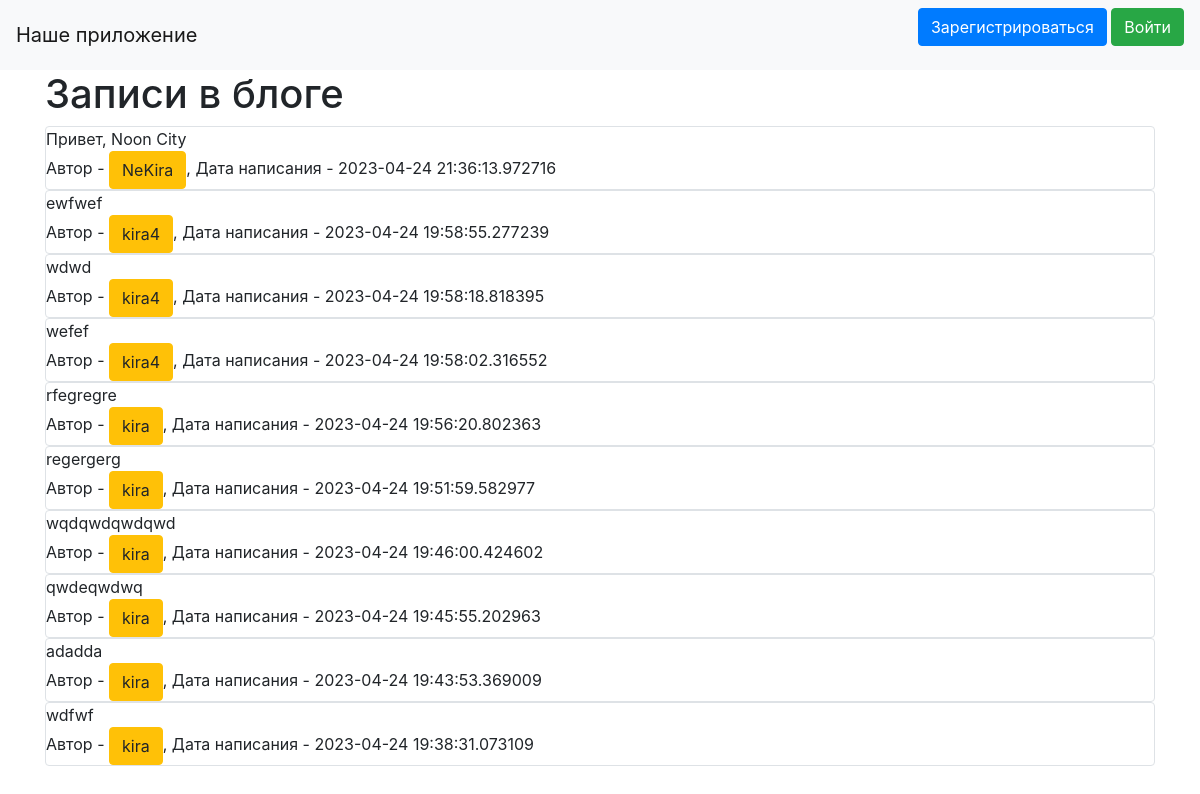
/index, run on the app's committed database.
### data/news.py (models this page shows)
class News(SqlAlchemyBase):
    __tablename__ = 'news'
    id = sqlalchemy.Column(sqlalchemy.Integer,
                           primary_key=True, autoincrement=True)
    content = sqlalchemy.Column(sqlalchemy.String, nullable=True)
    created_date = sqlalchemy.Column(sqlalchemy.DateTime,
                                     default=datetime.datetime.now)
    user_id = sqlalchemy.Column(sqlalchemy.Integer,
                                sqlalchemy.ForeignKey("citizens.id"))
    user = orm.relationship('User')

### data/users.py (models this page shows, shortened)
class User(SqlAlchemyBase, UserMixin):
    __tablename__ = 'citizens'
    id = sqlalchemy.Column(sqlalchemy.Integer,
                           primary_key=True, autoincrement=True)
    name = sqlalchemy.Column(sqlalchemy.String, index=True, nullable=True)
    email = sqlalchemy.Column(sqlalchemy.String,
                              index=True, nullable=True) #, unique=True)
    hashed_password = sqlalchemy.Column(sqlalchemy.String, nullable=True)
    sex = sqlalchemy.Column(sqlalchemy.String, nullable=True)
    job = sqlalchemy.Column(sqlalchemy.String, nullable=True)
    reputation = sqlalchemy.Column(sqlalchemy.String, nullable=True)
    gun = sqlalchemy.Column(sqlalchemy.String, nullable=True)
    news = orm.relationship("News", back_populates='user')

### server.py (the view)
@app.route('/')
@app.route('/index')
def index():
    db_sess = db_session.create_session()
    param = {}
    param['title'] = 'Новости Noon City'
    param['news'] = db_sess.query(News)[::-1]
    if current_user.is_authenticated:
        pass
    else:
        pass  #  тут нужно убрать у зареганного ползователя кнопки войти и зарегаться, и заменить их на оставить запись
    return render_template('index.html', **param)

### data/db_session.py (called while the page is built)
def create_session() -> Session:
    global __factory
    return __factory()

### templates/index.html (shortened to what this page needs)
{% extends "base.html" %}
{% block content %}
<h1>Записи в блоге<br>
    </h1>
{% for item in news%}
<div class="col-md6 border rounded">
    <div>
        {{item.content}}
    </div>
    <div>
        Автор - <a href="/profile/{{ item.user_id }}" class="btn btn-warning">
        {{ item.user.name }}
    </a>, Дата написания - {{item.created_date}}
    </div>
</div>
{% endfor %}
{% endblock %}

### templates/base.html (shortened to what this page needs)
<!doctype html>
<html lang="en">
<head>
    <link rel="stylesheet"
          href="https://stackpath.bootstrapcdn.com/bootstrap/4.4.1/css/bootstrap.min.css"
>
</head>
<body>
<header>
    <nav class="navbar navbar-light bg-light">
        <a class="navbar-brand" href="#">Наше приложение</a>
        {% if current_user.is_authenticated %}
        <a class="navbar-brand" href="/logout">{{ current_user.name }}</a>
        {% else %}
        <p>
            <a class="btn btn-primary " href="/register">Зарегистрироваться</a>
            <a class="btn btn-success" href="/login">Войти</a>
        </p>
        {% endif %}
    </nav>
</header>
<main role="main" class="container">
    {% block content %}{% endblock %}
</main>
</body>
</html>

### data on the page
News: content "Привет, Noon City", user.name "NeKira", created_date "2023-04-24 21:36:13.972716"
News: content "ewfwef", user.name "kira4", created_date "2023-04-24 19:58:55.277239"
News: content "wdwd", user.name "kira4", created_date "2023-04-24 19:58:18.818395"
News: content "wefef", user.name "kira4", created_date "2023-04-24 19:58:02.316552"
News: content "rfegregre", user.name "kira", created_date "2023-04-24 19:56:20.802363"
News: content "regergerg", user.name "kira", created_date "2023-04-24 19:51:59.582977"
News: content "wqdqwdqwdqwd", user.name "kira", created_date "2023-04-24 19:46:00.424602"
News: content "qwdeqwdwq", user.name "kira", created_date "2023-04-24 19:45:55.202963"
News: content "adadda", user.name "kira", created_date "2023-04-24 19:43:53.369009"
News: content "wdfwf", user.name "kira", created_date "2023-04-24 19:38:31.073109"
